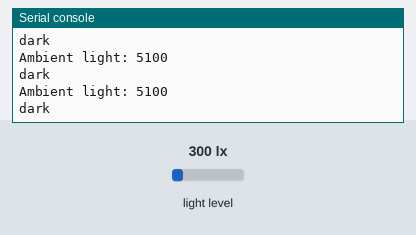
Simulated run of this program. Board: CircuitPython board. Shown: the last lines printed to the serial console. Inputs (shaded band) come from the test bench; at power-on: light level 300 lx.

Above: at 1.2 s.
1.3 s: light level set to 40 lx
At 1.31 s:
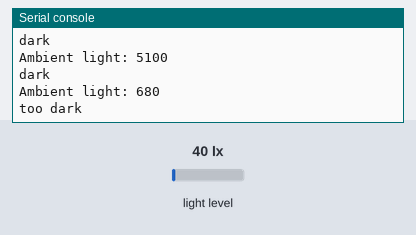
2.9 s: light level set to 500 lx
At 2.92 s:
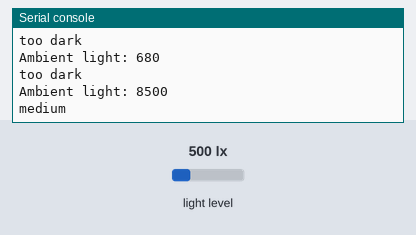
4.5 s: light level set to 1000 lx
At 4.53 s:
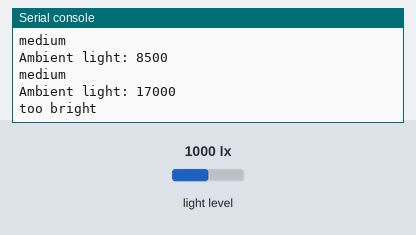
Timing chart, 0 to 7.5 s (numbered marks = the images above; inputs shaded):
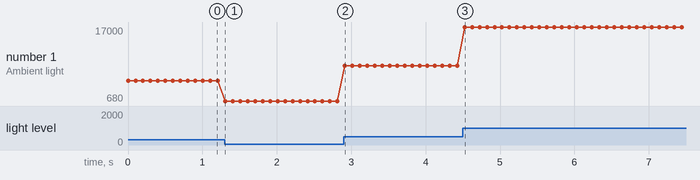

The program:

i2c.py
```python
import time
import board
import busio
import adafruit_veml7700

# sudo pip3 install adafruit-circuitpython-veml7700
# VEML7700:
#       Pi 3V3(PIN-1) to sensor VIN
#       Pi GND(PIN-6) to sensor GND
#       Pi SCL(PIN-5) to sensor SCL
#       Pi SDA(PIN-3) to sensor SDA


i2c = busio.I2C(board.SCL, board.SDA)
veml7700 = adafruit_veml7700.VEML7700(i2c)

while True:
    amb_light = veml7700.light
    print("Ambient light:", amb_light)
    # "too bright", "bright", "medium", "dark" and "too dark"
    if amb_light > 16000:
        print ("too bright")
    elif amb_light > 12000:
        print ("bright")
    elif amb_light > 8000:
        print ("medium")
    elif amb_light > 4000:
        print ("dark")
    else :
        print ("too dark")
    time.sleep(0.1)
```

Measured:
- after the input at 1.3 s, the serial console: prints a new line at once (image 1)
- after the input at 2.9 s, the serial console: prints a new line at once (image 2)
- after the input at 4.5 s, the serial console: prints a new line at once (image 3)
- plotted number 1: 5100 → 680 after the input at 1.3 s, 680 → 8500 after the input at 2.9 s, 8500 → 17000 after the input at 4.5 s
